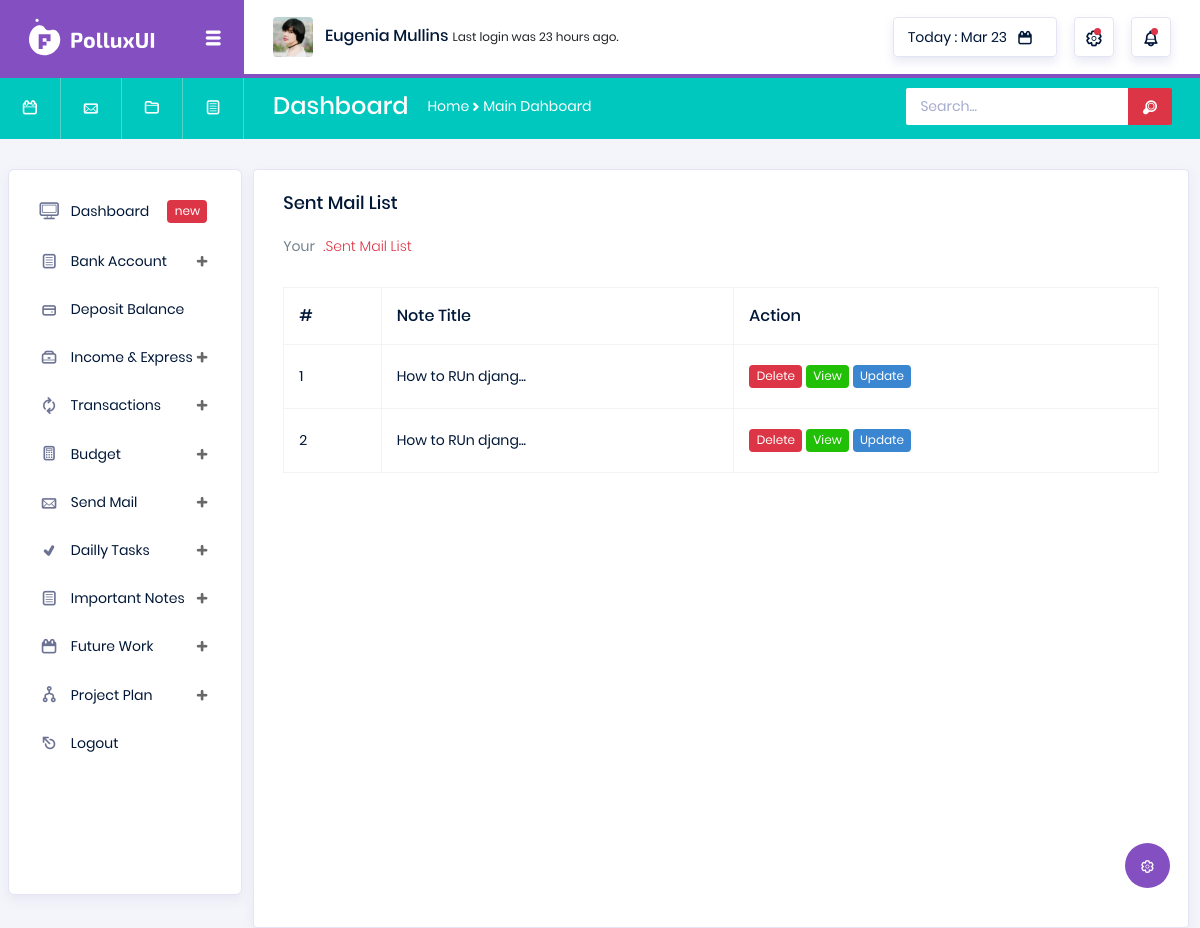
/view-notes-list/ (signed in), run on an earlier commit of the app's database.
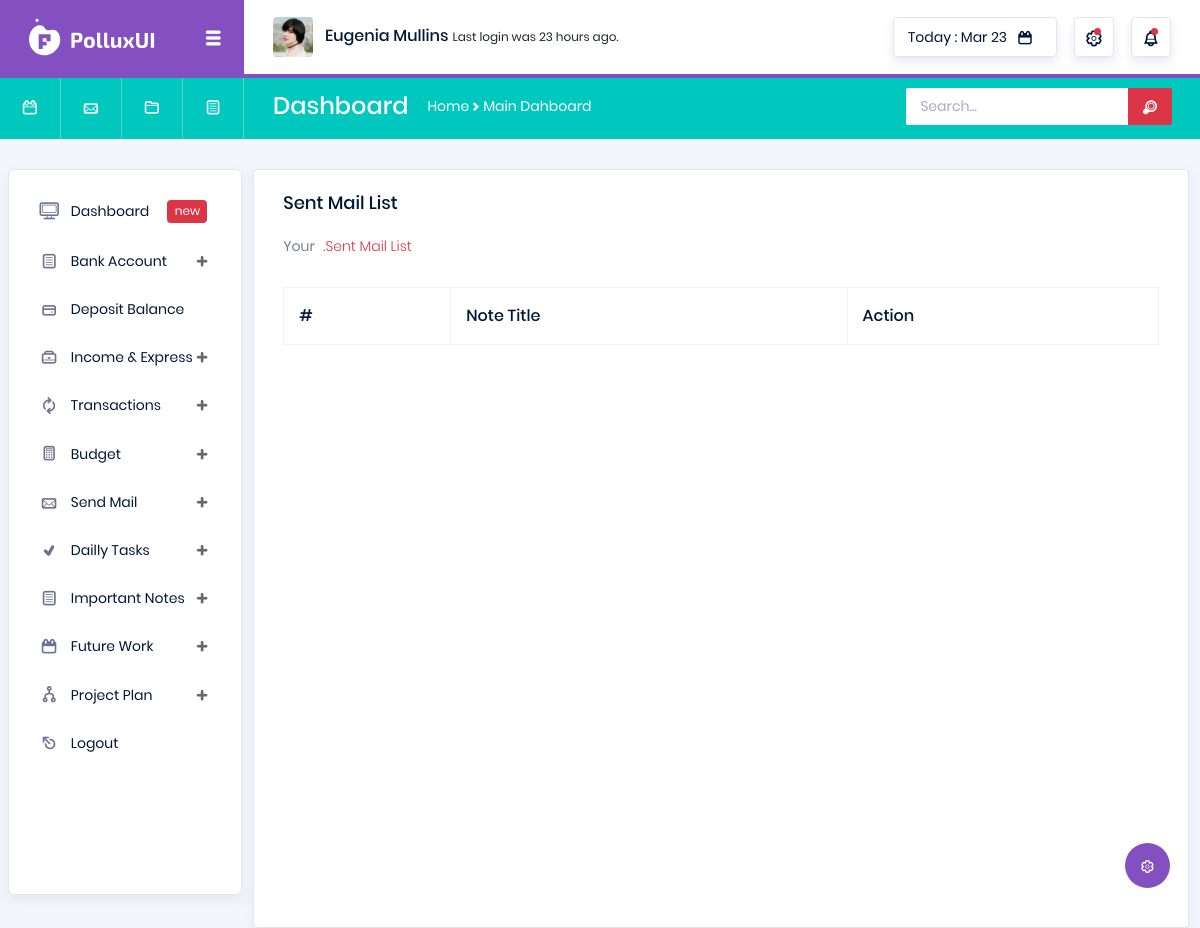
And on a later commit of the database.
### utils/models.py (models this page shows, shortened)
class Note(models.Model):
    user = models.ForeignKey(User, on_delete=models.CASCADE)
    note_title = models.CharField(max_length=266)
    note = RichTextField()

### utils/views.py (the view)
# urls.py: path('view-notes-list/', views.ViewNote, name='view_note'),
@login_required
def ViewNote(request):
    user = request.user
    user_notes = Note.objects.filter(user=user)
    return render(request, 'utils/view_note.html', context={'user_notes':user_notes})

### templates/utils/view_note.html (shortened to what this page needs)
{% extends 'base.html' %}
{% load static %}
{% block body %}
<div class="col-lg-12 grid-margin stretch-card">
    <div class="card">
        <div class="card-body">
            <h4 class="card-title">Sent Mail List</h4>
            <p class="card-description">
                Your <code>.Sent Mail List</code>
            </p>
            <div class="table-responsive pt-3">
                <table class="table table-bordered">
                    <thead>
                        <tr>
                            <th>
                                #
                            </th>
                            <th>
                                Note Title
                            </th>
                            <th>
                                Action
                            </th>
                        </tr>
                    </thead>
                    <tbody>
                        {% for user_note in user_notes %}
                        <tr>
                            <td>
                                {{forloop.counter}}
                            </td>
                            <td>
                                {{user_note.note_title|slice:16}}...
                            </td>
                            <td>
                                <span class="badge badge-danger" style="cursor: pointer"
                                    onclick="deleteConfirmation({{user_note.id}}, 'note')" data-toggle="modal"
                                    data-target="#exampleModal">Delete</span>
                                <a href="" class="badge badge-success" data-toggle="modal"
                                    data-target="#exampleModalCenter{{ user_note.id }}">View</a>
                                <a href="{% url 'utils:update_note' id=user_note.id %}" class="badge badge-info" >Update</a>
                            </td>
                        </tr>
                        {% endfor %}
                    </tbody>
                </table>
            </div>
        </div>
    </div>
</div>
{% endblock %}

What changed in the data, as far as the page shows it:
removed Note: note_title "How to RUn djang"
removed Note: note_title "How to RUn djang"
